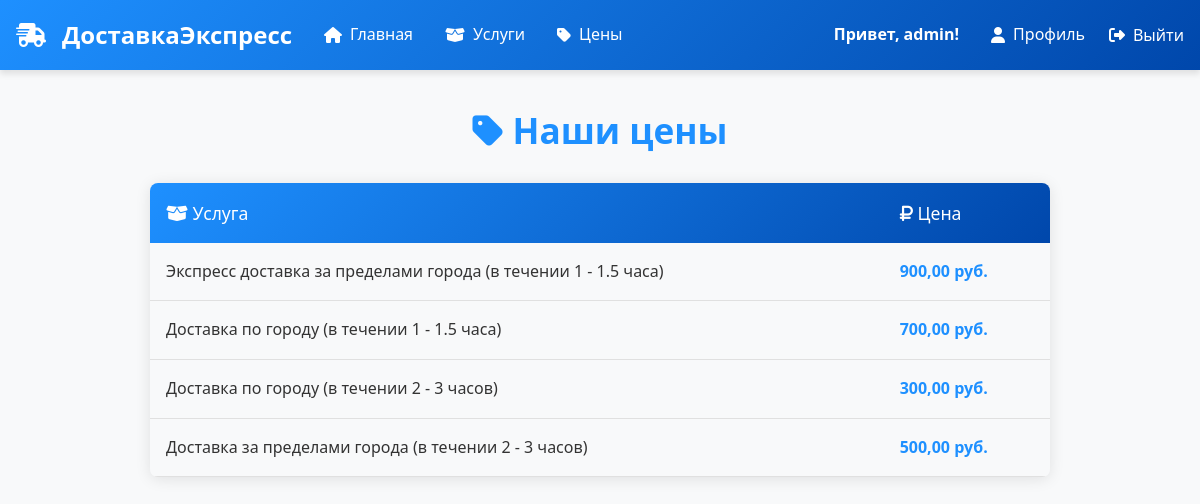
The app's page /prices/ (signed in) with its own data.
### delivery/models.py (models this page shows, shortened)
class CustomUser(AbstractUser):
    phone = models.CharField(max_length=20, verbose_name="Телефон", blank=True)
    first_name = models.CharField(max_length=30, verbose_name="Имя", blank=False)
    last_name = models.CharField(max_length=30, verbose_name="Фамилия", blank=False)
    class Meta:
        verbose_name = "Пользователь"
        verbose_name_plural = "Пользователи"

class Price(models.Model):
    service = models.ForeignKey(
        Service,
        on_delete=models.SET_NULL,
        null=True,
        blank=True,
        verbose_name="Услуга",
        related_name='prices'
    )
    price_value = models.DecimalField(
        max_digits=10,
        decimal_places=2,
        verbose_name="Стоимость",
        null=True,
        blank=True
    )
    price_list = models.ForeignKey(
        PriceList,
        on_delete=models.SET_NULL,
        null=True,
        blank=True,
        verbose_name="Прайс-лист",
        related_name='prices'
    )
    created_at = models.DateTimeField(auto_now_add=True, verbose_name="Дата создания")
    class Meta:
        verbose_name = "Цена"
        verbose_name_plural = "Цены"
        ordering = ['-created_at']

class Service(models.Model):
    name = models.CharField(max_length=100, verbose_name="Название услуги")
    description = models.TextField(verbose_name="Описание услуги")
    price = models.DecimalField(max_digits=10, decimal_places=2, verbose_name="Цена")
    class Meta:
        verbose_name = "Услуга"
        verbose_name_plural = "Услуги"
        ordering = ['name']

### delivery/views.py (the view)
# urls.py: path('prices/', views.prices, name='prices'),
def prices(request):
    prices = Price.objects.select_related('service').all()
    return render(request, 'prices.html', {'prices': prices})

### templates/prices.html (shortened to what this page needs)
{% extends "base.html" %}
{% block content %}
<div class="price-container">
    <h1><i class="fas fa-tag"></i> Наши цены</h1>
    <table class="price-table">
        <thead>
            <tr>
                <th><i class="fas fa-box-open"></i> Услуга</th>
                <th><i class="fas fa-ruble-sign"></i> Цена</th>
            </tr>
        </thead>
        <tbody>
            {% for price in prices %}
            <tr>
                <td>{{ price.service.name }}</td>
                <td class="price-value">{{ price.price_value }} руб.</td>
            </tr>
            {% endfor %}
        </tbody>
    </table>
</div>
{% endblock %}

### templates/base.html (shortened to what this page needs)
<!DOCTYPE html>
<html lang="ru">
<head>
    <link rel="stylesheet" href="https://cdnjs.cloudflare.com/ajax/libs/font-awesome/6.4.0/css/all.min.css">
</head>
<body>
    <header>
        <div class="container">
            <nav>
                <div class="left-nav">
                    <a href="{% url 'home' %}" class="logo">
                        <i class="fas fa-truck-fast"></i>
                        <span>ДоставкаЭкспресс</span>
                    </a>
                    <a href="{% url 'home' %}"><i class="fas fa-home"></i> Главная</a>
                    <a href="{% url 'services' %}"><i class="fas fa-box-open"></i> Услуги</a>
                    <a href="{% url 'prices' %}"><i class="fas fa-tag"></i> Цены</a>
                </div>
                <div class="right-nav">
                    {% if user.is_authenticated %}
                        <span class="user-greeting">Привет, {{ user.username }}!</span>
                        <a href="{% url 'profile' %}"><i class="fas fa-user"></i> Профиль</a>
                        <form id="logout-form" method="post" action="{% url 'admin:logout' %}">
                            <button type="submit">
                                <i class="fas fa-sign-out-alt"></i> Выйти
                            </button>
                        </form>
                    {% else %}
                        <a href="{% url 'login' %}"><i class="fas fa-sign-in-alt"></i> Вход</a>
                        <a href="{% url 'register' %}"><i class="fas fa-user-plus"></i></a>
                    {% endif %}
                </div>
            </nav>
        </div>
    </header>
    <main class="container">
        {% block content %}{% endblock %}
    </main>
</body>
</html>

### templates/base.html (style rules this page uses)
body { font-family: 'Segoe UI', Tahoma, Geneva, Verdana, sans-serif; margin: 0; padding: 0; line-height: 1.6; background-color: #f8f9fa; }
header { background: linear-gradient(135deg, #1e90ff, #0047ab); color: white; padding: 1rem 0; box-shadow: 0 4px 6px rgba(0, 0, 0, 0.1); }
.container { max-width: 1800px; margin: 0 auto; padding: 0 1rem; }
nav { display: flex; justify-content: space-between; align-items: center; }
.left-nav, .right-nav { display: flex; align-items: center; }
.left-nav { gap: 2rem; }
.right-nav { gap: 1.5rem; }
nav a { color: white; text-decoration: none; font-weight: 500; transition: all 0.3s ease; display: flex; align-items: center; gap: 0.5rem; }
.logo { font-weight: 700; font-size: 1.5rem; display: flex; align-items: center; color: white; }
.logo i { margin-right: 0.5rem; }
.user-greeting { font-weight: 600; margin-right: 0.5rem; }
#logout-form button { background: none; border: none; color: white; font-weight: 500; font-family: inherit; font-size: inherit; cursor: pointer; display: flex; align-items: center; gap: 0.5rem; padding: 0; }

### templates/prices.html (style rules this page uses)
body { font-family: 'Segoe UI', Tahoma, Geneva, Verdana, sans-serif; color: #333; line-height: 1.6; }
h1 { font-size: 2.2rem; color: #1e90ff; margin-bottom: 1.5rem; font-weight: 600; text-align: center; }
.price-container { max-width: 900px; margin: 2rem auto; padding: 0 1rem; }
.price-table { width: 100%; border-collapse: collapse; margin: 1.5rem 0; box-shadow: 0 2px 15px rgba(0, 0, 0, 0.1); border-radius: 8px; overflow: hidden; }
.price-table thead { background: linear-gradient(135deg, #1e90ff, #0047ab); color: white; }
.price-table th { padding: 1rem; text-align: left; font-weight: 500; font-size: 1.1rem; }
.price-table td { padding: 1rem; border-bottom: 1px solid #e0e0e0; font-size: 1rem; }
.price-table tbody tr:nth-child(even) { background-color: #f8f9fa; }
.price-value { font-weight: 600; color: #1e90ff; }

### records on screen
CustomUser: username "admin"
Price: service.name "Экспресс доставка за пределами города (в течении 1 - 1.5 часа)", price_value "900,00"
Price: service.name "Доставка по городу (в течении 1 - 1.5 часа)", price_value "700,00"
Price: service.name "Доставка по городу (в течении 2 - 3 часов)", price_value "300,00"
Price: service.name "Доставка за пределами города (в течении 2 - 3 часов)", price_value "500,00"
